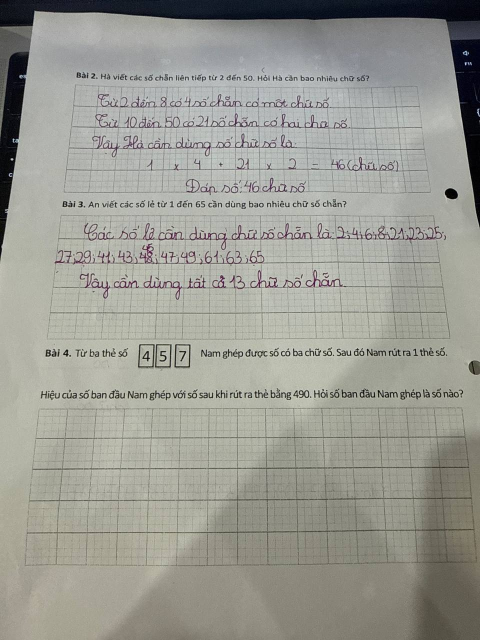
#> input picture ml/real/batch2/p01.jpg, 960 x 1280 px (shown at 1/2 size)
$ python -i eval_erase.py   (imports and definitions only)
#> lines starting #> are read from the running program, lines starting #| are printed output that depends on the picture
"""Scores ERASED pages (the app's final output) against the labelled real pages, per page type.

Paper is the local MEDIAN of the original page (not its brightest value): phone photos have grey
paper, and a brightest-value estimate counted cleanly erased pixels as "pen left" (the old
measurement under-reported erasing on grey photos by up to ~15 points).

  handwriting erased : labelled pen pixels less than 20 grey levels darker than paper after erase
  print kept         : labelled print pixels keeping more than half their darkness

Page types (from measurable properties, see the session notes): A = phone photo with colour
(grey paper, pen colour distinct), B = scan with colour lost (white paper), C = scan with many
drawings. Usage:
  venv/bin/python eval_erase.py <dir> <tag>[,<tag>...]
<dir> holds <page>.png (the label image, BGR) and out/<page>_<tag>_erased.png (InkHarness -e tag).
"""
import glob
import os
import sys

import cv2
import numpy as np

LABELS = os.path.join(os.path.dirname(os.path.abspath(__file__)), "real", "batch2", "labels")
TYPE_A = {"p01", "p02", "p03", "p04", "p06", "p07", "p09", "p10", "p11", "p19", "p20", "p21"}
TYPE_C = {"p22"}


def paper(gray):
    s = cv2.resize(gray, None, fx=0.25, fy=0.25, interpolation=cv2.INTER_AREA)
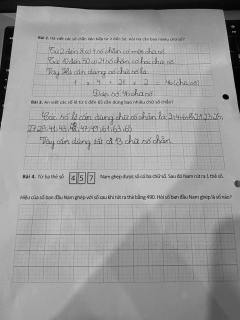
#> s: shape (320, 240); min 0, max 202, mean 153.7
    s = cv2.medianBlur(s.astype(np.uint8), 21)
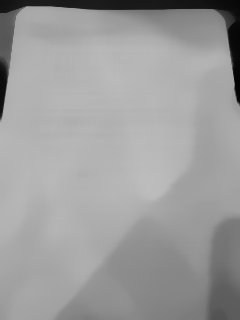
#> s: shape (320, 240); min 4, max 188, mean 157.3
    return cv2.resize(s, (gray.shape[1], gray.shape[0]), interpolation=cv2.INTER_LINEAR).astype(np.float32)


def main():
    d_in, tags = sys.argv[1], sys.argv[2].split(",")
    tot = {t: {k: np.zeros(4) for k in "ABC"} for t in tags}
    print("page type | " + " | ".join(f"{t}: hw    print" for t in tags))
    for f in sorted(glob.glob(os.path.join(LABELS, "*.npz"))):
        n = os.path.basename(f)[:-4]
        src = os.path.join(d_in, n + ".png")
        if not os.path.exists(src):
            continue
        typ = "A" if n in TYPE_A else "C" if n in TYPE_C else "B"
        lab = np.load(f); y, v = lab["y"], lab["valid"]
        g0 = cv2.cvtColor(cv2.imread(src), cv2.COLOR_BGR2GRAY).astype(np.float32)
        p0 = paper(g0); dk0 = np.clip(p0 - g0, 0, 255)
        hw = ((y & 2) > 0) & ((v & 2) > 0) & ~((y & 1) > 0) & (dk0 > 40)
        pr = ((y & 1) > 0) & ((v & 1) > 0) & ~((y & 2) > 0) & (dk0 > 40)
        row = []
        for t in tags:
            ef = os.path.join(d_in, "out", f"{n}_{t}_erased.png")
            if not os.path.exists(ef):
                row.append("  -      -  "); continue
            ge = cv2.cvtColor(cv2.imread(ef), cv2.COLOR_BGR2GRAY).astype(np.float32)
            dk = np.clip(p0 - ge, 0, 255)
            er = int((dk[hw] < 20).sum()); kp = int((dk[pr] > 0.5 * dk0[pr]).sum())
            tot[t][typ] += [er, hw.sum(), kp, pr.sum()]
            row.append(f"{er / max(1, hw.sum()):.3f} {kp / max(1, pr.sum()):.3f}")
        print(f"{n}  {typ}   | " + " | ".join(row))
    for t in tags:
        print(t, "  ".join(f"{k}: hw {x[0] / max(1, x[1]):.4f} print {x[2] / max(1, x[3]):.4f}" for k, x in tot[t].items()))


# [2 lines not run here, left out]

>>> import cv2
>>> picture = cv2.imread('real/batch2/p01.jpg', cv2.IMREAD_GRAYSCALE)
>>> result = paper(picture)

$ run again, on ml/real/batch2/p05.jpg
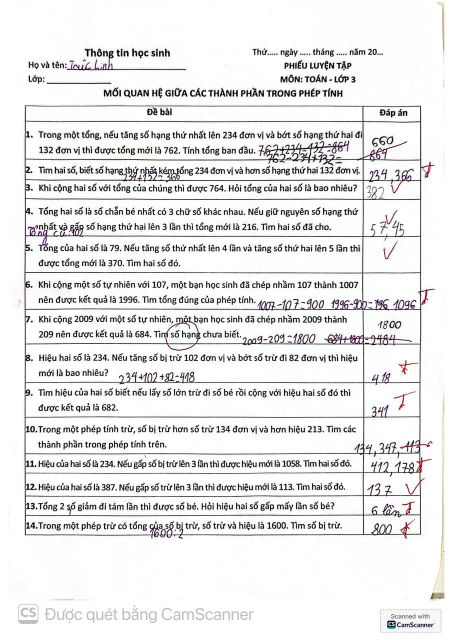
#> input picture ml/real/batch2/p05.jpg, 905 x 1280 px (shown at 1/2 size)
#> in paper, `s = cv2.resize(gray, None, fx=0.25, fy=0.25, interpolation=cv2.INTER_A..`:
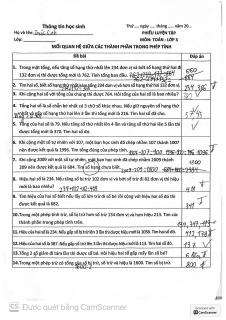
#> s: shape (320, 226); min 15, max 255, mean 231.7
#> in paper, `s = cv2.medianBlur(s.astype(np.uint8), 21)`:
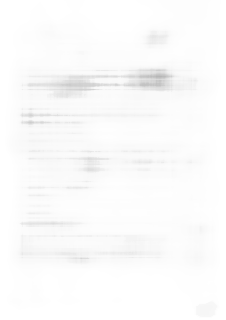
#> s: shape (320, 226); min 182, max 255, mean 250.8

$ run again, on ml/real/batch2/p06.jpg
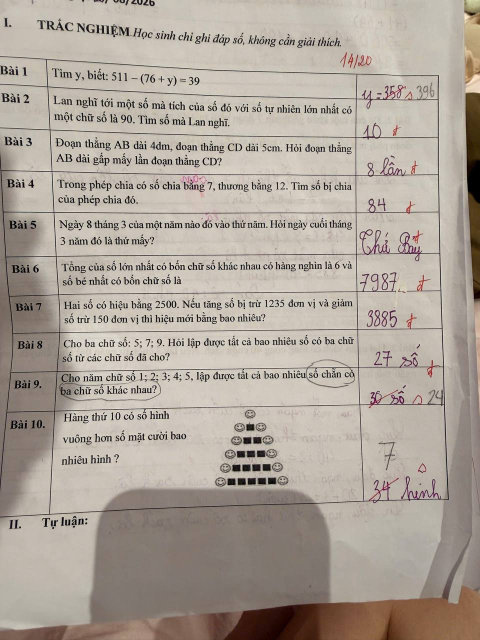
#> input picture ml/real/batch2/p06.jpg, 960 x 1280 px (shown at 1/2 size)
#> `picture = cv2.imread('real/batch2/p01.jpg', cv2.IMREAD_GRAYSCALE)`:
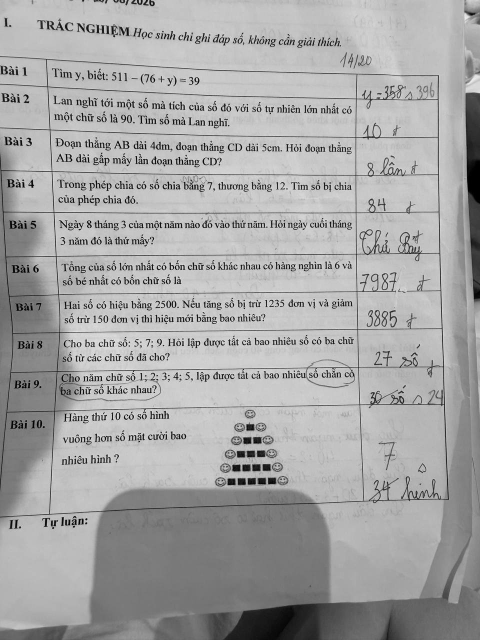
#> picture: shape (1280, 960) (shown at 1/2 size); min 0, max 255, mean 165.9
#> in paper, `s = cv2.medianBlur(s.astype(np.uint8), 21)`:
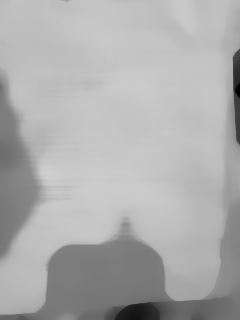
#> s: shape (320, 240); min 0, max 206, mean 173.4

$ run again, on ml/real/batch2/p07.jpg
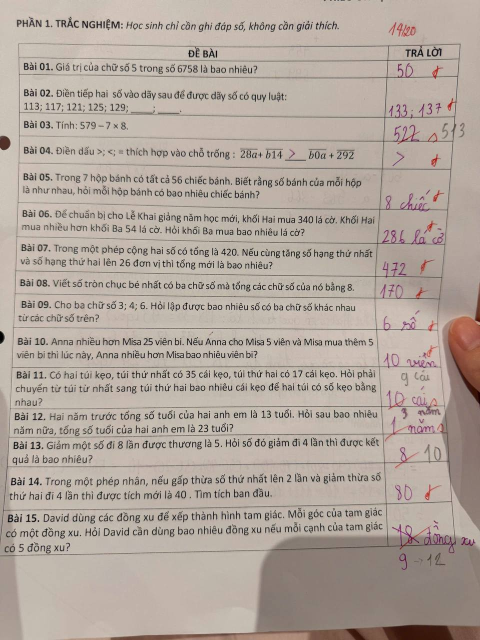
#> input picture ml/real/batch2/p07.jpg, 960 x 1280 px (shown at 1/2 size)
#> `picture = cv2.imread('real/batch2/p01.jpg', cv2.IMREAD_GRAYSCALE)`:
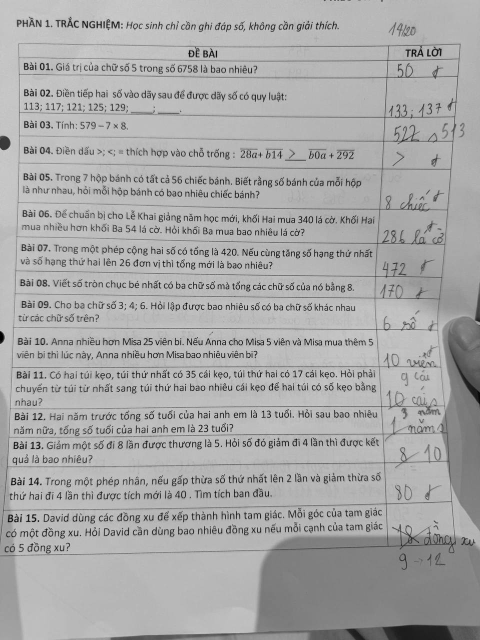
#> picture: shape (1280, 960) (shown at 1/2 size); min 0, max 244, mean 168.5
#> in paper, `s = cv2.medianBlur(s.astype(np.uint8), 21)`:
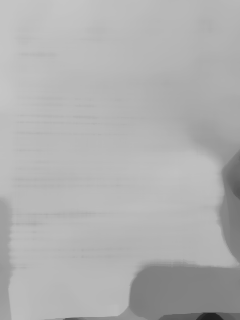
#> s: shape (320, 240); min 31, max 198, mean 176.5
